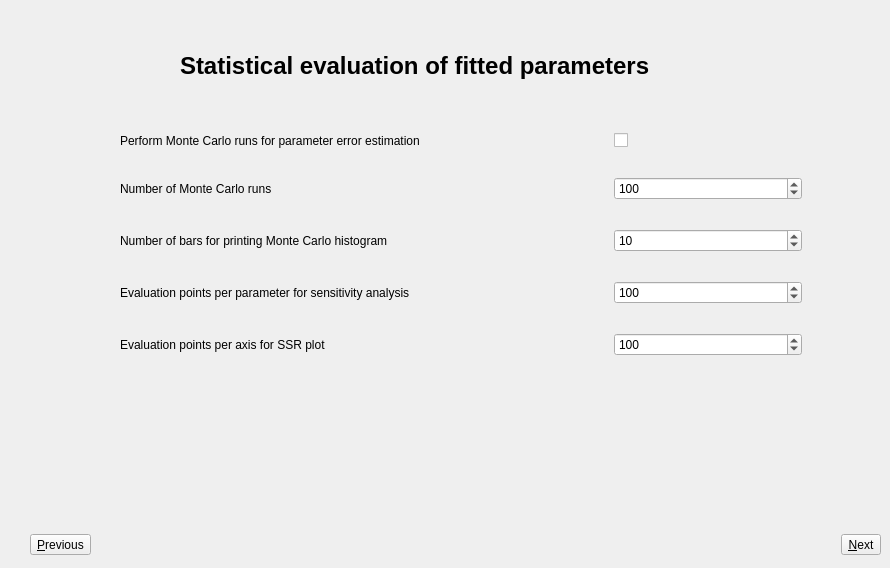
    <widget class="QWidget" name="subwindow_statistics">
     <property name="windowTitle">
      <string>Statistics</string>
     </property>
     <widget class="QLabel" name="label_164">
      <property name="geometry">
       <rect>
        <x>180</x>
        <y>40</y>
        <width>511</width>
        <height>51</height>
       </rect>
      </property>
      <property name="font">
       <font>
        <pointsize>18</pointsize>
        <weight>75</weight>
        <bold>true</bold>
       </font>
      </property>
      <property name="text">
       <string>Statistical evaluation of fitted parameters</string>
      </property>
     </widget>
     <widget class="QWidget" name="layoutWidget_12">
      <property name="geometry">
       <rect>
        <x>120</x>
        <y>110</y>
        <width>682</width>
        <height>271</height>
       </rect>
      </property>
      <layout class="QGridLayout" name="gridLayout_4">
       <item row="0" column="0" colspan="2">
        <widget class="QLabel" name="label_17">
         <property name="text">
          <string>Perform Monte Carlo runs for parameter error estimation</string>
         </property>
        </widget>
       </item>
       <item row="0" column="2">
        <widget class="QCheckBox" name="checkBox_MC">
         <property name="text">
          <string/>
         </property>
        </widget>
       </item>
       <item row="1" column="0">
        <widget class="QLabel" name="label_18">
         <property name="text">
          <string>Number of Monte Carlo runs</string>
         </property>
        </widget>
       </item>
       <item row="1" column="2">
        <widget class="QSpinBox" name="spinBox_MCruns">
         <property name="maximum">
          <number>10000</number>
         </property>
         <property name="value">
          <number>100</number>
         </property>
        </widget>
       </item>
       <item row="2" column="0">
        <widget class="QLabel" name="label_19">
         <property name="text">
          <string>Number of bars for printing Monte Carlo histogram</string>
         </property>
        </widget>
       </item>
       <item row="2" column="2">
        <widget class="QSpinBox" name="spinBox_MCbars">
         <property name="maximum">
          <number>10000</number>
         </property>
         <property name="value">
          <number>10</number>
         </property>
        </widget>
       </item>
       <item row="3" column="0">
        <widget class="QLabel" name="label_20">
         <property name="text">
          <string>Evaluation points per parameter for sensitivity analysis </string>
         </property>
        </widget>
       </item>
       <item row="3" column="2">
        <widget class="QSpinBox" name="spinBox_SSRpoints">
         <property name="maximum">
          <number>10000</number>
         </property>
         <property name="value">
          <number>100</number>
         </property>
        </widget>
       </item>
       <item row="4" column="0">
        <widget class="QLabel" name="label_21">
         <property name="text">
          <string>Evaluation points per axis for SSR plot</string>
         </property>
        </widget>
       </item>
       <item row="4" column="2">
        <widget class="QSpinBox" name="spinBox_SSRplotpoints">
         <property name="maximum">
          <number>10000</number>
         </property>
         <property name="value">
          <number>100</number>
         </property>
        </widget>
       </item>
      </layout>
     </widget>
     <widget class="QWidget" name="layoutWidget_17">
      <property name="geometry">
       <rect>
        <x>30</x>
        <y>530</y>
        <width>851</width>
        <height>29</height>
       </rect>
      </property>
      <layout class="QHBoxLayout" name="horizontalLayout_8">
       <item>
        <widget class="QToolButton" name="toolButton_previous6">
         <property name="text">
          <string>&amp;Previous</string>
         </property>
        </widget>
       </item>
       <item>
        <spacer name="horizontalSpacer_12">
         <property name="orientation">
          <enum>Qt::Horizontal</enum>
         </property>
         <property name="sizeHint" stdset="0">
          <size>
           <width>648</width>
           <height>20</height>
          </size>
         </property>
        </spacer>
       </item>
       <item>
        <widget class="QToolButton" name="toolButton_next6">
         <property name="text">
          <string>&amp;Next</string>
         </property>
        </widget>
       </item>
      </layout>
     </widget>
    </widget>
